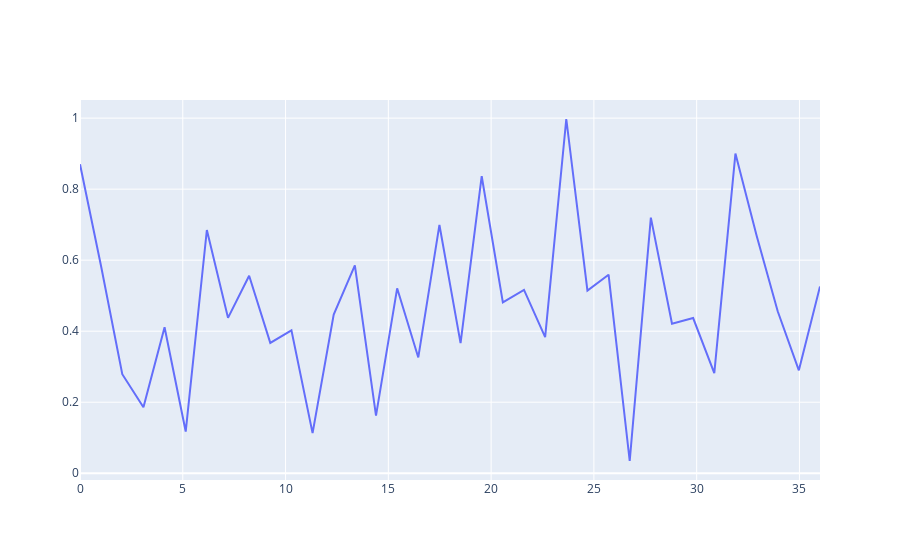

This figure's notebook cell:
### Code cell
a = np.linspace(start=0, stop=36, num=36)

np.random.seed(25)

b = np.random.uniform(low=0.0, high=1.0, size=36)

trace = go.Scatter(x=a, y=b)

data = [trace]

py.iplot(data, filename='basic-line-chart')
